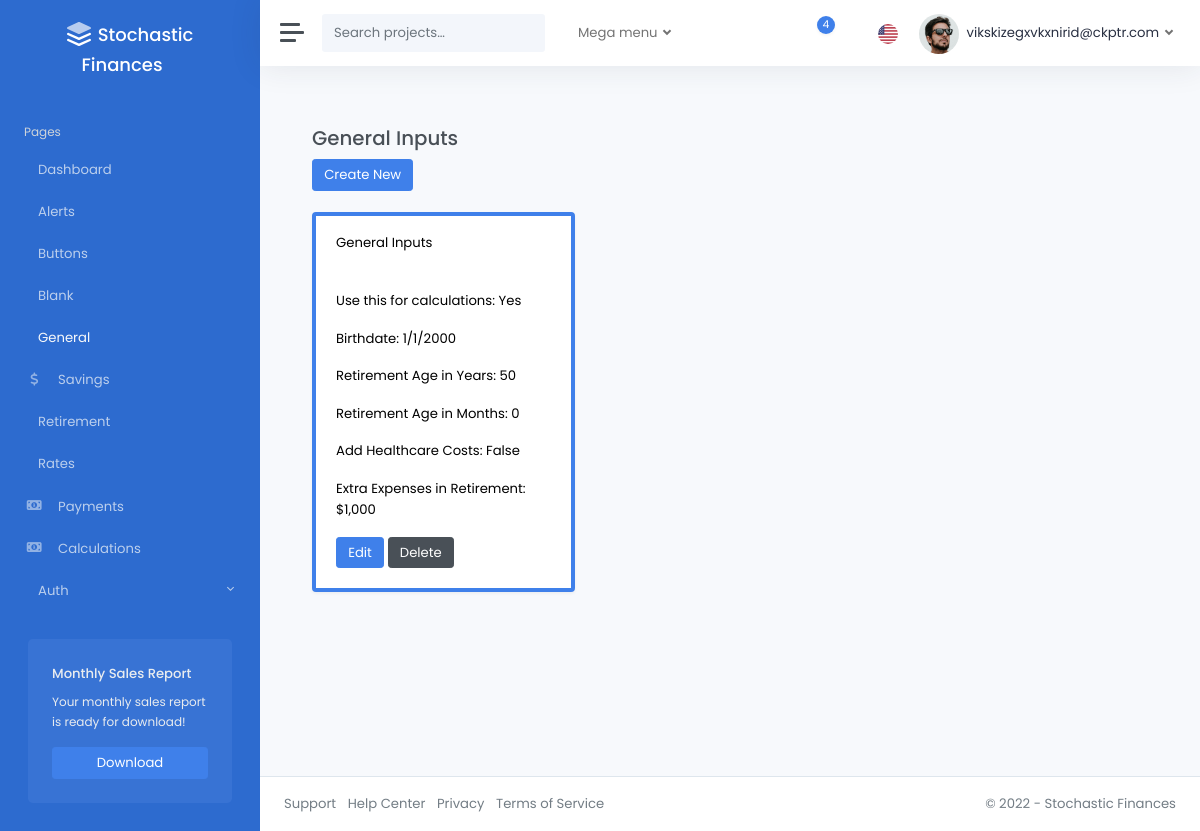
/general/ (signed in), run on an earlier commit of the app's database.
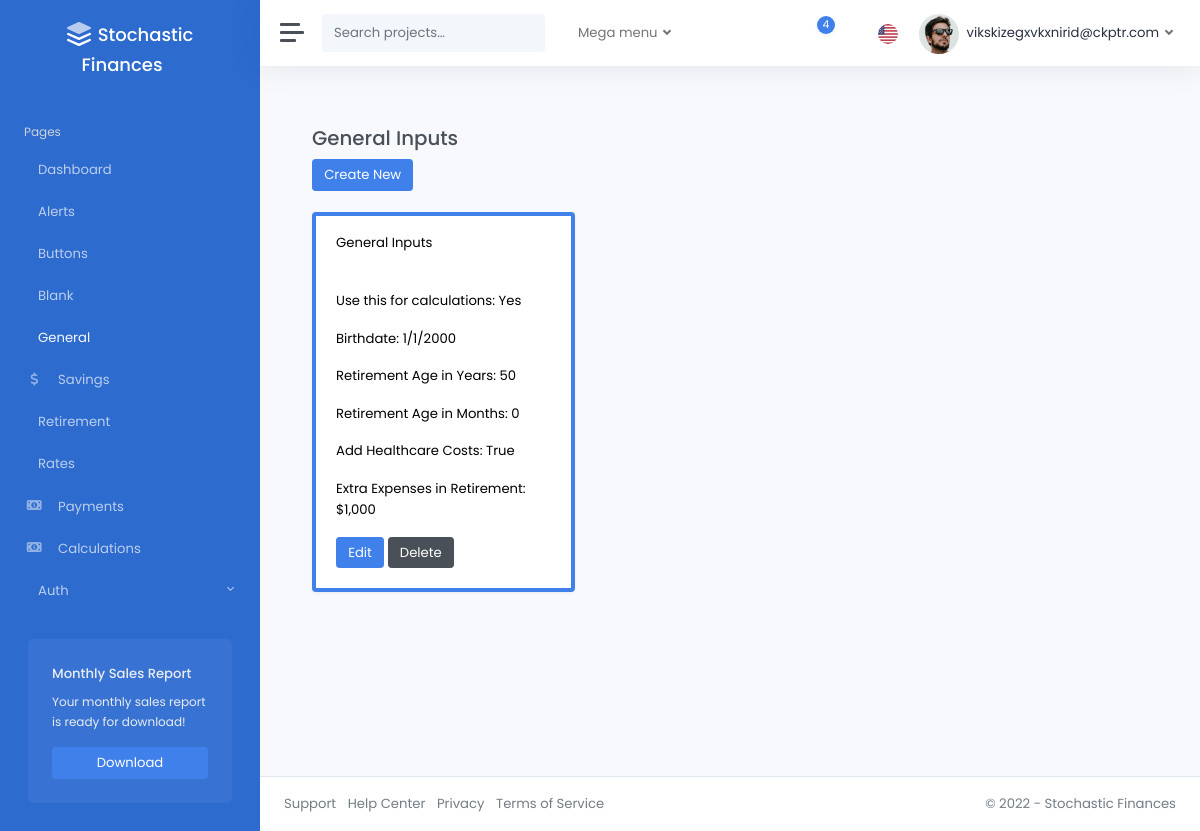
And on a later commit of the database.
### pages/models.py (models this page shows)
class GeneralInputsModel(models.Model):
    is_active = models.BooleanField(
        default=False,
    )
    birthdate = models.DateField(
        validators=[validate_range_birthdate],
    )
    retirement_age_yrs = models.IntegerField(
        validators=[validate_range_age_yrs],
    )
    retirement_age_mos = models.IntegerField(
        validators=[validate_range_age_mos],
    )
    add_healthcare = models.BooleanField(
        default=False,
    )
    retirement_extra_expenses = models.FloatField(
        validators=[validate_retirement_extra_expenses, decimal_validator],
        default=0,
    )
    created_by = models.ForeignKey(
        CustomUser,
        related_name="general_inputs",
        on_delete=models.CASCADE,
        null=True,
        blank=True,
    )
    modified_at = models.DateTimeField(auto_now=True)
    class Meta:
        verbose_name_plural = "General_Inputs"

### pages/views.py (the view)
# urls.py: path("general/", general_inputs_dashboard, name="general_inputs_dashboard"),
@login_required
def general_inputs_dashboard(request):
    general_inputs_models = GeneralInputsModel.objects.filter(created_by=request.user)
    return render(
        request,
        "pages/general_inputs.html",
        {"general_inputs": general_inputs_models},
    )

### templates/pages/general_inputs.html (shortened to what this page needs)
{% extends 'layouts/_base.html' %}
{% load static %}
{% block content %}
<div class="container">
  <br />
  <h3>General Inputs</h3>
  <div>
    <a href="{% url 'general_inputs_create'%}" class="btn btn-primary">Create New</a>
  </div>
  <br />
  <div class="row">
    {% for item in general_inputs %}
      <div class="col-md-4">
        <div class="card shadow {% if item.is_active %}border-primary{% else %}border-dark{% endif %} mb-3 text-black" style="border-width: {% if item.is_active %}4px{% else %}3px{% endif %};">
          <div class="card-header">General Inputs</div>
          <div class="card-body">
            <p class="card-text">Use this for calculations: {{ item.is_active|yesno|title }}</p>
            <p class="card-text">Birthdate: {{ item.birthdate|date:"n/j/Y" }}</p>
            <p class="card-text">Retirement Age in Years: {{ item.retirement_age_yrs }}</p>
            <p class="card-text">Retirement Age in Months: {{ item.retirement_age_mos }}</p>
            <p class="card-text">Add Healthcare Costs: {{ item.add_healthcare }}</p>
            <p class="card-text">Extra Expenses in Retirement: ${{ item.retirement_extra_expenses|floatformat:"0g" }}</p>
            <a href="{% url 'general_inputs_edit' item.id %}" class="btn btn-primary">Edit</a>
            <a href="{% url 'general_inputs_delete' item.id %}" class="btn btn-secondary">Delete</a>
          </div>
        </div>
      </div>
    {% endfor %}
  </div>
</div>
{% endblock %}

What changed in the data, as far as the page shows it:
changed GeneralInputsModel "Yes": add_healthcare "False" → "True"
